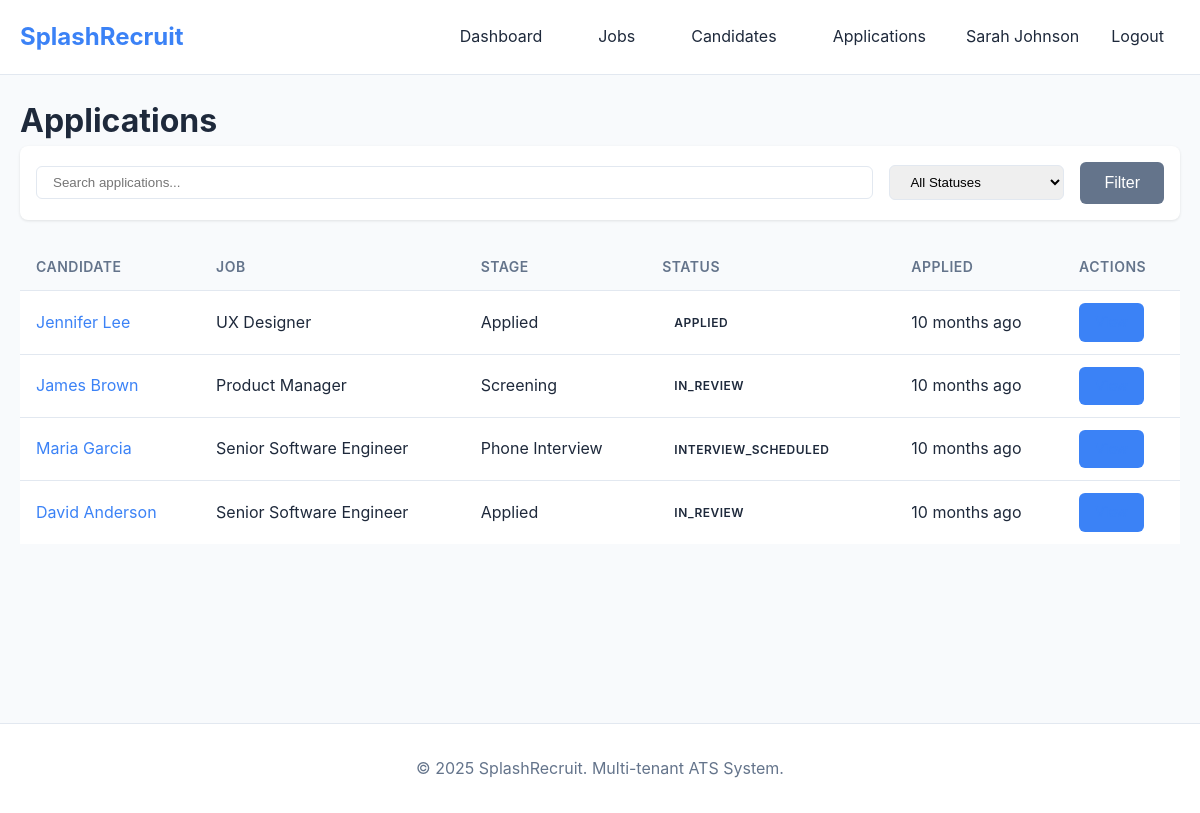
/applications (signed in), run on the app's committed database.
### tables this page shows
CREATE TABLE `users` (
  `id` int(11) NOT NULL AUTO_INCREMENT,
  `tenant_id` int(11) DEFAULT NULL,
  `name` varchar(255) NOT NULL,
  `email` varchar(255) NOT NULL,
  `password_hash` varchar(255) NOT NULL,
  `role` enum('platform_admin','tenant_admin','recruiter','hiring_manager','interviewer','hr_assistant','viewer') NOT NULL,
  `status` enum('active','inactive') DEFAULT 'active',
  `avatar` varchar(255) DEFAULT NULL,
  `last_login_at` datetime DEFAULT NULL,
  `created_at` timestamp NOT NULL DEFAULT CURRENT_TIMESTAMP,
  `updated_at` timestamp NOT NULL DEFAULT CURRENT_TIMESTAMP ON UPDATE CURRENT_TIMESTAMP,
  PRIMARY KEY (`id`),
  UNIQUE KEY `email` (`email`),
  KEY `tenant_id` (`tenant_id`),
  KEY `role` (`role`),
  KEY `status` (`status`),
  CONSTRAINT `fk_user_tenant` FOREIGN KEY (`tenant_id`) REFERENCES `tenants` (`id`) ON DELETE CASCADE
);

CREATE TABLE `applications` (
  `id` int(11) NOT NULL AUTO_INCREMENT,
  `tenant_id` int(11) NOT NULL,
  `candidate_id` int(11) NOT NULL,
  `job_id` int(11) NOT NULL,
  `current_stage_id` int(11) DEFAULT NULL,
  `status` enum('applied','in_review','interview_scheduled','offered','hired','rejected','withdrawn') DEFAULT 'applied',
  `source` varchar(100) DEFAULT NULL,
  `applied_at` timestamp NOT NULL DEFAULT CURRENT_TIMESTAMP,
  `last_status_change_at` timestamp NOT NULL DEFAULT CURRENT_TIMESTAMP ON UPDATE CURRENT_TIMESTAMP,
  `rejection_reason` text DEFAULT NULL,
  `offer_details` text DEFAULT NULL,
  `created_at` timestamp NOT NULL DEFAULT CURRENT_TIMESTAMP,
  `updated_at` timestamp NOT NULL DEFAULT CURRENT_TIMESTAMP ON UPDATE CURRENT_TIMESTAMP,
  PRIMARY KEY (`id`),
  KEY `tenant_id` (`tenant_id`),
  KEY `candidate_id` (`candidate_id`),
  KEY `job_id` (`job_id`),
  KEY `current_stage_id` (`current_stage_id`),
  KEY `status` (`status`),
  CONSTRAINT `fk_application_tenant` FOREIGN KEY (`tenant_id`) REFERENCES `tenants` (`id`) ON DELETE CASCADE,
  CONSTRAINT `fk_application_candidate` FOREIGN KEY (`candidate_id`) REFERENCES `candidates` (`id`) ON DELETE CASCADE,
  CONSTRAINT `fk_application_job` FOREIGN KEY (`job_id`) REFERENCES `jobs` (`id`) ON DELETE CASCADE,
  CONSTRAINT `fk_application_stage` FOREIGN KEY (`current_stage_id`) REFERENCES `pipeline_stages` (`id`) ON DELETE SET NULL
);

CREATE TABLE `candidates` (
  `id` int(11) NOT NULL AUTO_INCREMENT,
  `tenant_id` int(11) NOT NULL,
  `first_name` varchar(100) NOT NULL,
  `last_name` varchar(100) NOT NULL,
  `full_name` varchar(255) GENERATED ALWAYS AS (CONCAT(`first_name`, ' ', `last_name`)) STORED,
  `email` varchar(255) NOT NULL,
  `phone` varchar(50) DEFAULT NULL,
  `country` varchar(100) DEFAULT NULL,
  `city` varchar(100) DEFAULT NULL,
  `current_company` varchar(255) DEFAULT NULL,
  `current_title` varchar(255) DEFAULT NULL,
  `years_of_experience` int(11) DEFAULT NULL,
  `linkedin_url` varchar(500) DEFAULT NULL,
  `github_url` varchar(500) DEFAULT NULL,
  `portfolio_url` varchar(500) DEFAULT NULL,
  `source` varchar(100) DEFAULT NULL COMMENT 'career_page, referral, job_board, manual',
  `notes` text DEFAULT NULL,
  `created_at` timestamp NOT NULL DEFAULT CURRENT_TIMESTAMP,
  `updated_at` timestamp NOT NULL DEFAULT CURRENT_TIMESTAMP ON UPDATE CURRENT_TIMESTAMP,
  PRIMARY KEY (`id`),
  KEY `tenant_id` (`tenant_id`),
  KEY `email` (`email`),
  KEY `full_name` (`full_name`),
  KEY `source` (`source`),
  CONSTRAINT `fk_candidate_tenant` FOREIGN KEY (`tenant_id`) REFERENCES `tenants` (`id`) ON DELETE CASCADE
);

CREATE TABLE `jobs` (
  `id` int(11) NOT NULL AUTO_INCREMENT,
  `tenant_id` int(11) NOT NULL,
  `title` varchar(255) NOT NULL,
  `slug` varchar(255) NOT NULL,
  `reference_code` varchar(100) DEFAULT NULL,
  `department` varchar(100) DEFAULT NULL,
  `location_type` enum('on_site','hybrid','remote') DEFAULT 'on_site',
  `location_city` varchar(100) DEFAULT NULL,
  `location_country` varchar(100) DEFAULT NULL,
  `employment_type` enum('full_time','part_time','contract','internship','temporary') DEFAULT 'full_time',
  `salary_range_min` decimal(10,2) DEFAULT NULL,
  `salary_range_max` decimal(10,2) DEFAULT NULL,
  `salary_currency` varchar(10) DEFAULT 'USD',
  `salary_visible` tinyint(1) DEFAULT 0,
  `description` text DEFAULT NULL,
  `requirements` text DEFAULT NULL,
  `benefits` text DEFAULT NULL,
  `status` enum('draft','published','closed','archived') DEFAULT 'draft',
  `hiring_manager_user_id` int(11) DEFAULT NULL,
  `pipeline_id` int(11) DEFAULT NULL,
  `maximum_applications` int(11) DEFAULT NULL,
  `external_job_board_visibility` tinyint(1) DEFAULT 1,
  `created_by` int(11) DEFAULT NULL,
  `updated_by` int(11) DEFAULT NULL,
  `published_at` datetime DEFAULT NULL,
  `closed_at` datetime DEFAULT NULL,
  `created_at` timestamp NOT NULL DEFAULT CURRENT_TIMESTAMP,
  `updated_at` timestamp NOT NULL DEFAULT CURRENT_TIMESTAMP ON UPDATE CURRENT_TIMESTAMP,
  PRIMARY KEY (`id`),
  KEY `tenant_id` (`tenant_id`),
  KEY `slug` (`slug`),
  KEY `status` (`status`),
  KEY `hiring_manager_user_id` (`hiring_manager_user_id`),
  KEY `pipeline_id` (`pipeline_id`),
  KEY `created_by` (`created_by`),
  CONSTRAINT `fk_job_tenant` FOREIGN KEY (`tenant_id`) REFERENCES `tenants` (`id`) ON DELETE CASCADE,
  CONSTRAINT `fk_job_hiring_manager` FOREIGN KEY (`hiring_manager_user_id`) REFERENCES `users` (`id`) ON DELETE SET NULL,
  CONSTRAINT `fk_job_pipeline` FOREIGN KEY (`pipeline_id`) REFERENCES `pipelines` (`id`) ON DELETE SET NULL
);

CREATE TABLE `pipeline_stages` (
  `id` int(11) NOT NULL AUTO_INCREMENT,
  `pipeline_id` int(11) NOT NULL,
  `name` varchar(100) NOT NULL,
  `position` int(11) NOT NULL DEFAULT 0,
  `is_final_stage` tinyint(1) DEFAULT 0,
  `is_rejection_stage` tinyint(1) DEFAULT 0,
  `created_at` timestamp NOT NULL DEFAULT CURRENT_TIMESTAMP,
  `updated_at` timestamp NOT NULL DEFAULT CURRENT_TIMESTAMP ON UPDATE CURRENT_TIMESTAMP,
  PRIMARY KEY (`id`),
  KEY `pipeline_id` (`pipeline_id`),
  KEY `position` (`position`),
  CONSTRAINT `fk_stage_pipeline` FOREIGN KEY (`pipeline_id`) REFERENCES `pipelines` (`id`) ON DELETE CASCADE
);

### app/views/applications/index.php (the view, shortened to what the rows shown need)
<?php
require_once __DIR__ . '/../shared/header.php';
?>
<h1>Applications</h1>
<div class="filters">
    <form method="GET" action="/applications" class="filter-form">
        <input type="text" name="search" placeholder="Search applications..." value="<?= View::e($filters['search'] ?? '') ?>">
        <select name="status">
            <option value="">All Statuses</option>
        </select>
        <button type="submit" class="btn btn-secondary">Filter</button>
    </form>
</div>
<table class="table">
    <thead>
        <tr>
            <th>Candidate</th>
            <th>Job</th>
            <th>Stage</th>
            <th>Status</th>
            <th>Applied</th>
            <th>Actions</th>
        </tr>
    </thead>
    <tbody>
        <?php foreach ($applications as $app): ?>
        <tr>
            <td><a href="/applications/<?= $app['id'] ?>"><?= View::e($app['candidate_name']) ?></a></td>
            <td><?= View::e($app['job_title']) ?></td>
            <td><?= View::e($app['current_stage_name'] ?? 'No stage') ?></td>
            <td><span class="badge badge-<?= $app['status'] ?>"><?= ucfirst($app['status']) ?></span></td>
            <td><?= DateHelper::timeAgo($app['applied_at']) ?></td>
            <td>
                <a href="/applications/<?= $app['id'] ?>" class="btn btn-sm">View</a>
            </td>
        </tr>
        <?php endforeach; ?>
    </tbody>
</table>
<?php require_once __DIR__ . '/../shared/footer.php'; ?>

### app/core/Router.php (shortened to what the rows shown need)
<?php
class Router
{
    private $routes = [];
    private function addRoute($method, $path, $handler, $name = null)
    {
        $pattern = $this->convertToRegex($path);
        $this->routes[] = [
            'method' => $method,
            'path' => $path,
            'pattern' => $pattern,
            'handler' => $handler,
            'name' => $name
        ];
    }
    private function convertToRegex($path)
    {
        $pattern = preg_replace('/\/:([a-zA-Z0-9_]+)/', '/(?P<$1>[^/]+)', $path);
        $pattern = str_replace('/', '\/', $pattern);
        return '/^' . $pattern . '$/';
    }
    public function dispatch($url, $method)
    {
        $url = strtok($url, '?');
        foreach ($this->routes as $route) {
            if ($route['method'] !== $method) {
                continue;
            }
            if (preg_match($route['pattern'], $url, $matches)) {
                $params = array_filter($matches, 'is_string', ARRAY_FILTER_USE_KEY);
                list($controller, $action) = explode('@', $route['handler']);
                $controllerInstance = new $controller();
                call_user_func_array([$controllerInstance, $action], $params);
                return;
            }
        }
    }
}

### app/views/shared/header.php (shortened to what the rows shown need)
<!DOCTYPE html>
<html lang="en">
<head>
    <link rel="stylesheet" href="/assets/css/style.css">
</head>
<body>
    <?php if (Auth::getInstance()->isAuthenticated()): ?>
    <nav class="navbar">
        <div class="navbar-container">
            <div class="navbar-brand">
                <a href="/dashboard">SplashRecruit</a>
            </div>
            <ul class="navbar-menu">
                <li><a href="/dashboard">Dashboard</a></li>
                <li><a href="/jobs">Jobs</a></li>
                <li><a href="/candidates">Candidates</a></li>
                <li><a href="/applications">Applications</a></li>
                <li class="navbar-user">
                    <span><?= View::e(Auth::getInstance()->user('name')) ?></span>
                    <a href="/logout">Logout</a>
                </li>
            </ul>
        </div>
    </nav>
    <?php endif; ?>
    <div class="container">

### data on the page
users: name "Sarah Johnson"
applications: candidate.full_name "Jennifer Lee", job.title "UX Designer", current_stage.name "Applied", status "APPLIED", applied_at "10 months ago"
applications: candidate.full_name "James Brown", job.title "Product Manager", current_stage.name "Screening", status "IN_REVIEW", applied_at "10 months ago"
applications: candidate.full_name "Maria Garcia", job.title "Senior Software Engineer", current_stage.name "Phone Interview", status "INTERVIEW_SCHEDULED", applied_at "10 months ago"
applications: candidate.full_name "David Anderson", job.title "Senior Software Engineer", current_stage.name "Applied", status "IN_REVIEW", applied_at "10 months ago"
